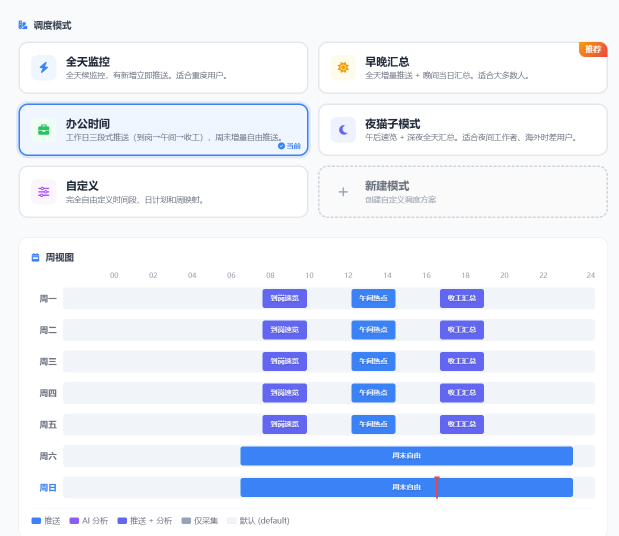
#> input picture _image/editor.png, 1238 x 1072 px (shown at 1/2 size)
$ python generate_icons.py ../../../_image/editor.png
#> lines starting #> are read from the running program, lines starting #| are printed output that depends on the picture
#!/usr/bin/env python3
# -*- coding: utf-8 -*-
"""
PWA 图标生成工具

从源图标生成所需的各种尺寸图标
使用方法：python generate_icons.py <源图标路径>
"""

import sys
from pathlib import Path

try:
    from PIL import Image, ImageDraw, ImageFont
except ImportError:
    print("请先安装 Pillow: pip install Pillow")
    sys.exit(1)


# 图标尺寸列表
ICON_SIZES = [72, 96, 128, 144, 152, 192, 384, 512]

# 图标输出目录
OUTPUT_DIR = Path(__file__).parent / "icons"


def generate_icons(source_path: Path, output_dir: Path = OUTPUT_DIR):
    """
    从源图标生成各种尺寸的图标

    Args:
        source_path: 源图标文件路径
        output_dir: 输出目录
    """
    if not source_path.exists():
        print(f"错误: 源文件不存在: {source_path}")
        return False

    # 创建输出目录
    output_dir.mkdir(parents=True, exist_ok=True)

    # 打开源图标
    try:
        source = Image.open(source_path)
#> source is the input picture: PIL image 1238x1072 RGB; mean R, G, B 233.4, 238.5, 249.3

        # 如果是 RGBA 模式，转换为 RGBA 以支持透明度
        if source.mode != 'RGBA':
            source = source.convert('RGBA')
#> source: PIL image 1238x1072 RGBA

        print(f"源图标: {source_path}")
        print(f"尺寸: {source.size}")
#| 尺寸: (1238, 1072)
        print(f"模式: {source.mode}")
#| 模式: RGBA
        print()

        # 生成各种尺寸的图标
        for size in ICON_SIZES:
            # 使用 LANCZOS 算法进行高质量缩放
            resized = source.resize((size, size), Image.LANCZOS)

            # 保存图标
            output_path = output_dir / f"icon-{size}x{size}.png"
            resized.save(output_path, "PNG")
            print(f"✓ 生成: {output_path.name} ({size}x{size})")
#> this loop made 8 passes
#> pass 1, in generate_icons, `resized = source.resize((size, size), Image.LANCZOS)`:
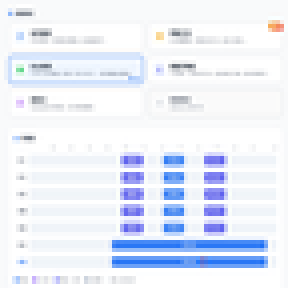
#> resized: PIL image 72x72 RGBA (shown 4 times larger); mean R, G, B, A 232.9, 238, 249.1, 255
#> pass 2, in generate_icons, `resized = source.resize((size, size), Image.LANCZOS)`:
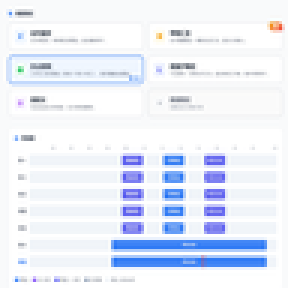
#> resized: PIL image 96x96 RGBA (shown 3 times larger); mean R, G, B, A 232.9, 238, 249.1, 255
#> pass 3, in generate_icons, `resized = source.resize((size, size), Image.LANCZOS)`:
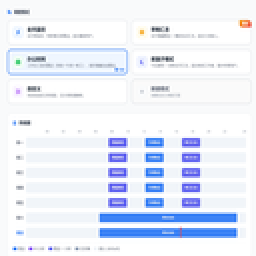
#> resized: PIL image 128x128 RGBA (shown 2 times larger); mean R, G, B, A 233, 238.1, 249.1, 255
#> after the loop:
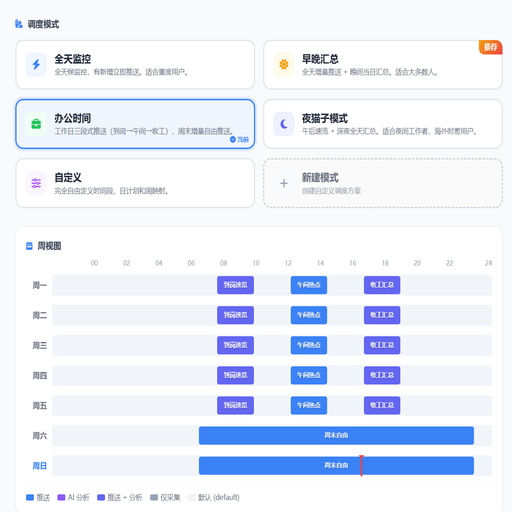
#> resized: PIL image 512x512 RGBA; mean R, G, B, A 233.3, 238.3, 249.2, 255

        print()
        print(f"完成！图标已保存到: {output_dir}")
        return True

    except Exception as e:
        print(f"错误: 处理图标时出错: {e}")
        return False


# [57 lines left out: function create_default_icon, not called in this run]


def main():
    """主函数"""
    if len(sys.argv) > 1:
        source_path = Path(sys.argv[1])
        generate_icons(source_path)
    else:
        print("PWA 图标生成工具")
        print("=" * 40)
        print()
        print("使用方法:")
        print(f"  python {sys.argv[0]} <源图标路径>")
        print()
        print("示例:")
        print(f"  python {sys.argv[0]} my-icon.png")
        print()
        print("或者创建默认的 TrendRadar 图标:")
        print(f"  python {sys.argv[0]} --default")
        print()

        if "--default" in sys.argv:
            print("正在生成默认图标...")
            print()
            create_default_icon()


if __name__ == "__main__":
    main()
